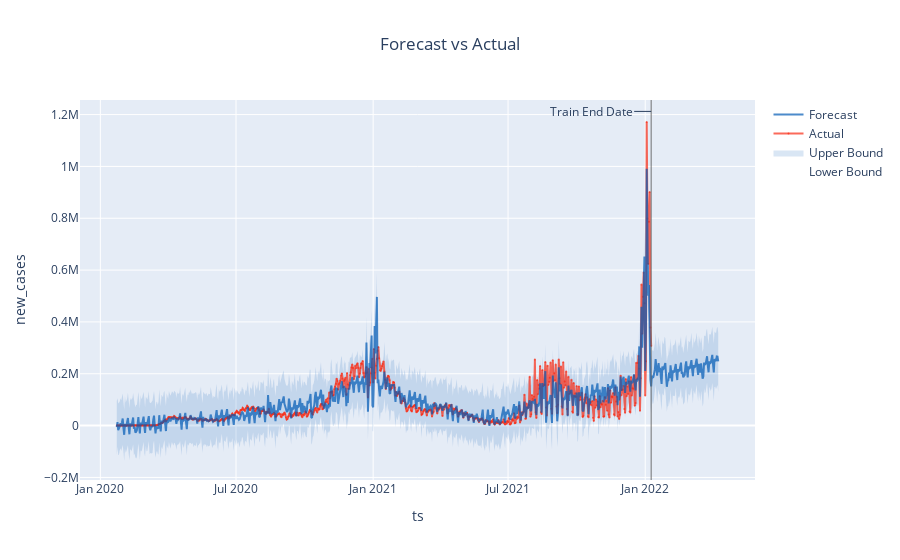

Source (notebook cell):
### Code cell
forecast = result.forecast
forecast.plot().show()

### Figure 1 — Plotly figure (JSON) as saved in the notebook; plotly's stock layout.template omitted (floating-point values rounded to 4 significant figures; data arrays with more than 128 entries replaced by an {"elided": "..."} marker saying what was removed)
{"data": [{"legendgroup": "interval", "line": {"color": "rgba(0, 90, 181, 0.5)", "width": 0}, "mode": "lines", "name": "Lower Bound", "type": "scatter", "x": {"elided": "808 str values"}, "y": {"elided": "808 float values"}}, {"fill": "tonexty", "fillcolor": "rgba(0, 90, 181, 0.15)", "legendgroup": "interval", "line": {"color": "rgba(0, 90, 181, 0.5)", "width": 0}, "mode": "lines", "name": "Upper Bound", "type": "scatter", "x": {"elided": "808 str values"}, "y": {"elided": "808 float values"}}, {"line": {"color": "rgba(250, 43, 20, 0.7)"}, "marker": {"color": "rgba(250, 43, 20, 0.7)", "size": 2}, "mode": "lines+markers", "name": "Actual", "opacity": 1, "type": "scatter", "x": {"elided": "808 str values"}, "y": {"elided": "808 int values"}}, {"line": {"color": "rgba(0, 90, 181, 0.7)", "dash": "solid"}, "name": "Forecast", "type": "scatter", "x": {"elided": "808 str values"}, "y": {"elided": "808 float values"}}], "layout": {"annotations": [{"arrowhead": 0, "ax": -60, "ay": 0, "showarrow": true, "text": "Train End Date", "x": "2022-01-09T00:00:00", "xref": "x", "y": 0.97, "yref": "paper"}], "legend": {"traceorder": "reversed"}, "shapes": [{"line": {"color": "rgba(100, 100, 100, 0.9)", "width": 1}, "type": "line", "x0": "2022-01-09T00:00:00", "x1": "2022-01-09T00:00:00", "xref": "x", "y0": 0, "y1": 1, "yref": "paper"}], "showlegend": true, "title": {"text": "Forecast vs Actual", "x": 0.5}, "xaxis": {"title": {"text": "ts"}}, "yaxis": {"title": {"text": "new_cases"}}}}
